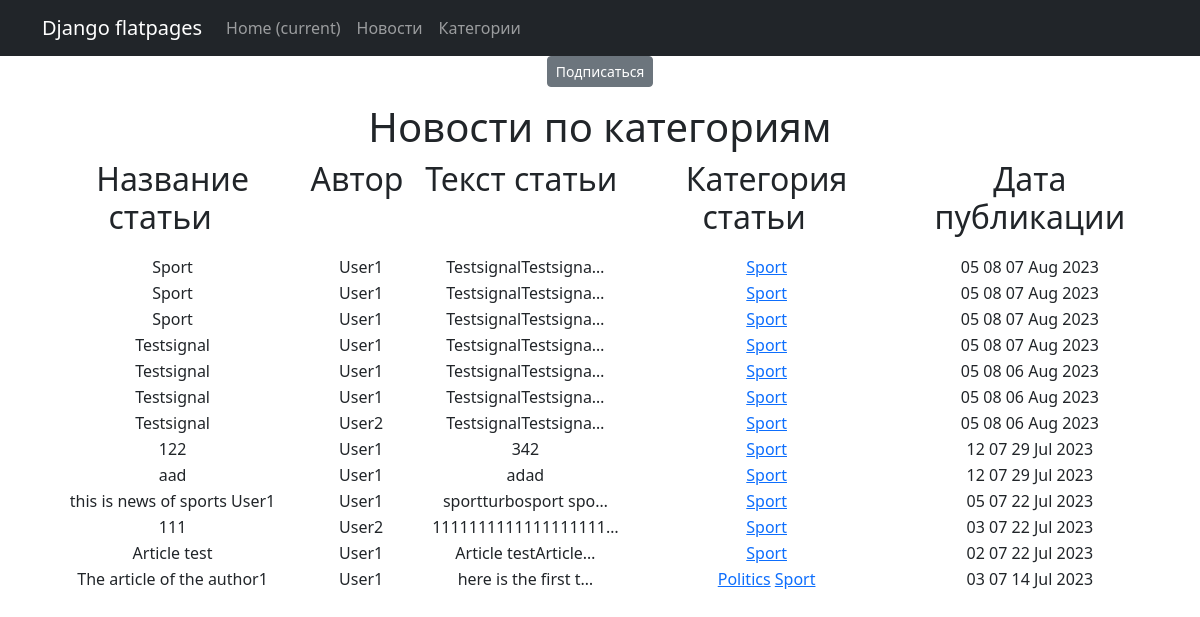
The app's page /news/categories/3/ with its own data.
### NewsPortal/models.py (models this page shows, shortened)
class Post(models.Model):
    post_author = models.ForeignKey(Author, on_delete=models.CASCADE)
    post_choice = models.CharField(max_length=2, choices=POSITIONS)
    post_time_in = models.DateTimeField(auto_now_add=True)
    post_link = models.ManyToManyField(Category, "PostCategory")
    post_header = models.CharField(max_length=255)
    post_text = models.TextField()
    rating = models.FloatField(default=0.0)

class Author(models.Model):
    user = models.OneToOneField(User, on_delete=models.CASCADE)
    author_rating = models.FloatField(default=0.0)
    def __str__(self):
        return f"{self.user}"

class Category(models.Model):
    category_name = models.CharField(max_length=255, unique=True)
    subscribers = models.ManyToManyField(User, related_name="categories")
    def __str__(self):
        return f"{self.category_name}"

### NewsPortal/views.py (the view)
# urls.py: path('categories/<int:pk>/', CategoryListView.as_view(), name='category_list'),
class CategoryListView(ListView):
    model = Post
    template_name = 'category_list.html'
    context_object_name = 'category_news_list'
    def get_queryset(self):
        self.post_link = get_object_or_404(Category, id=self.kwargs['pk'])
        queryset = Post.objects.filter(post_link=self.post_link).order_by('-post_time_in')
        return queryset
    def get_context_data(self, **kwargs):
        context = super().get_context_data(**kwargs)
        context['is_not_subscriber'] = self.request.user not in self.post_link.subscribers.all()
        context['is_subscriber'] = self.request.user in self.post_link.subscribers.all()
        context['post_link'] = self.post_link
        return context

### NewsPortal/templatetags/custom_filters.py (called while the page is built)
@register.filter()
def censor(text):
   new_text = text
   stop_list = [
      'text',
      'about'
         ]
   for bad in stop_list:
      new_text = new_text.replace(bad, bad[:1] + '*' * (len(bad) - 1))
      if type(bad) != str:
         raise TypeError('должна быть строка')
   return new_text

### templates/category_list.html (shortened to what this page needs)
{% extends 'flatpages/default.html' %}
{% load custom_filters %}
{% load custom_tags %}
{% block content %}
    {% if is_not_subscriber %}
        <p class="tex_center"><a href="{% url 'subscribe' post_link.id %}" class="btn btn-secondary btn-sm">Подписаться</a></p>
    {% else %}
        <p class="text-center"><a href="{% url 'unsubscribe' post_link.id %}" class="btn btn-secondary btn-sm">Отписаться</a></p>
   {% endif %}
    <h1>Новости по категориям</h1>
       {% if category_news_list %}
           <table>
               <tr>
                   <td><h2><p style="text-align: center;">Название статьи&nbsp; &nbsp;
                   </p></h2></td>
                   <td><h2><p style="text-align: center;">Автор&nbsp; &nbsp;
                   </p></h2></td>
                   <td><h2><p style="text-align: center;"> Текст статьи&nbsp; &nbsp; </p></h2></td>
                   <td><h2><p style="text-align: center;"> Категория статьи&nbsp; &nbsp; </p></h2></td>
                   <td><h2><p style="text-align: center;"> Дата публикации</p></h2></td>
               </tr>
               {% for event in category_news_list %}
            <tr>
              <td>{{ event.post_header|censor }}</td>
              <td>{{ event.post_author }}</td>
              <td>{{ event.post_text|truncatechars:20|censor }}</td>
              <td>
                  {% for category in event.post_link.all %}
                        <a href="{% url 'category_list' category.id %}">{{ category }}</a>
                  {% endfor %}
              </td>
              <td>{{ event.post_time_in|date:'h m d M Y' }}</td>
            </tr>
            {% endfor %}
       </table>
    {% else %}
       <h2>Статей нет!</h2>
   {% endif %}
{% endblock content %}

### records on screen
Post: post_header|censor "Sport", post_author "User1", post_text|censor "TestsignalTestsigna…", post_time_in "05 08 07 Aug 2023"
Category: category_name "Sport"
Post: post_header|censor "Sport", post_author "User1", post_text|censor "TestsignalTestsigna…", post_time_in "05 08 07 Aug 2023"
Post: post_header|censor "Sport", post_author "User1", post_text|censor "TestsignalTestsigna…", post_time_in "05 08 07 Aug 2023"
Post: post_header|censor "Testsignal", post_author "User1", post_text|censor "TestsignalTestsigna…", post_time_in "05 08 07 Aug 2023"
Post: post_header|censor "Testsignal", post_author "User1", post_text|censor "TestsignalTestsigna…", post_time_in "05 08 06 Aug 2023"
Post: post_header|censor "Testsignal", post_author "User1", post_text|censor "TestsignalTestsigna…", post_time_in "05 08 06 Aug 2023"
Post: post_header|censor "Testsignal", post_author "User2", post_text|censor "TestsignalTestsigna…", post_time_in "05 08 06 Aug 2023"
Post: post_header|censor "122", post_author "User1", post_text|censor "342", post_time_in "12 07 29 Jul 2023"
Post: post_header|censor "aad", post_author "User1", post_text|censor "adad", post_time_in "12 07 29 Jul 2023"
Post: post_header|censor "this is news of sports User1", post_author "User1", post_text|censor "sportturbosport spo…", post_time_in "05 07 22 Jul 2023"
Post: post_header|censor "111", post_author "User2", post_text|censor "1111111111111111111…", post_time_in "03 07 22 Jul 2023"
Post: post_header|censor "Article test", post_author "User1", post_text|censor "Article testArticle…", post_time_in "02 07 22 Jul 2023"
Post: post_header|censor "The article of the author1", post_author "User1", post_text|censor "here is the first t…", post_time_in "03 07 14 Jul 2023"
Category: category_name "Politics"
